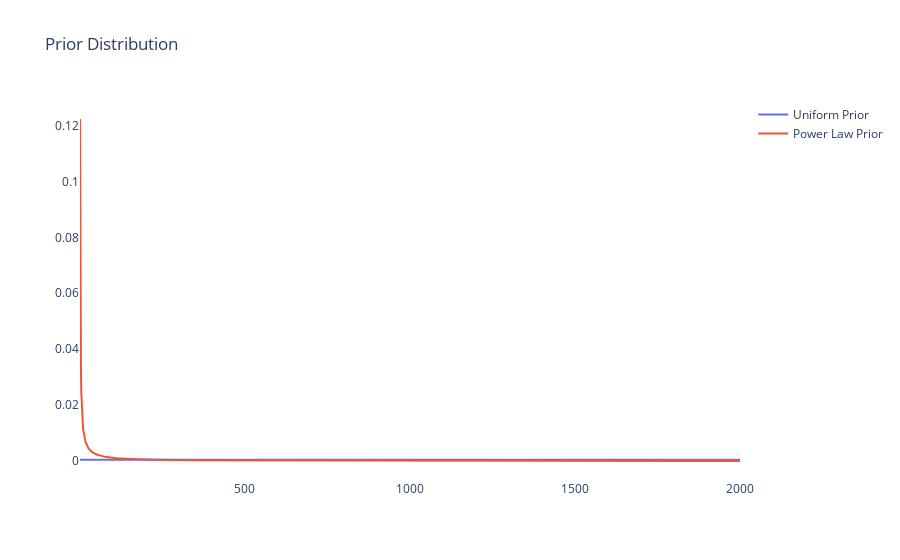

This figure's notebook cell:
### Markdown cell above
### Compare the Uniform Prior vs Power Law

### Code cell
dfu['prior_normalize'] = dfu['prior']/dfu['prior'].sum()

fig = go.Figure()


fig.add_trace(
    go.Line(
        x=dfu.index.to_numpy(),
        y=dfu['prior_normalize'],
        name='Uniform Prior'
    )
)

fig.add_trace(
    go.Line(
        x=dfp.index.to_numpy(),
        y=dfp['prior'],
        name='Power Law Prior'
    )
)

fig.update_layout(
    title='Prior Distribution',
    paper_bgcolor='rgba(0,0,0,0)',
    plot_bgcolor='rgba(0,0,0,0)'
)

fig.show()

### Figure 1 — Plotly figure (JSON) as saved in the notebook; plotly's stock layout.template omitted (floating-point values rounded to 4 significant figures; data arrays with more than 128 entries replaced by an {"elided": "..."} marker saying what was removed)
{"data": [{"name": "Uniform Prior", "type": "scatter", "x": {"elided": "2000 int values"}, "y": {"elided": "2000 float values"}}, {"name": "Power Law Prior", "type": "scatter", "x": {"elided": "2000 float values"}, "y": {"elided": "2000 float values"}}], "layout": {"paper_bgcolor": "rgba(0,0,0,0)", "plot_bgcolor": "rgba(0,0,0,0)", "title": {"text": "Prior Distribution"}}}
